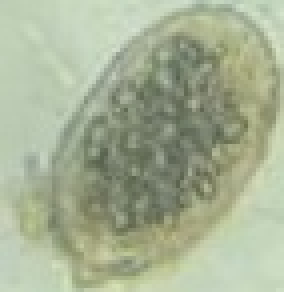
%> input picture src/projeto/src/main/java/org/example/parasitas/ancy1.jpeg, 71 x 73 px (shown 4 times larger)
$ octave segment.m   (GNU Octave 9; MATLAB toolbox functions it lacks are replaced by stand-ins)
%> lines starting %> are read from the running program, lines starting %| are printed output that depends on the picture
clear all;
close all;
pkg load image;
im = imread("ancy1.jpeg");
%> im is the input picture: size 73x71x3 uint8; mean R, G, B 165.7, 176.2, 148.3
low_in = double(min(im(:))) / 255;  % Converter valores de 0-255 para 0-1
%> low_in = 0.286
high_in = double(max(im(:))) / 255;
%> high_in = 0.89

##adjusted_img = imadjust(im, [low_in, high_in], [0, 1]);
##
##mask = zeros(size(adjusted_img,1), size(adjusted_img,2))
##
##for i=1: size(adjusted_img,1)
##  for j=1 : size(adjusted_img,2)
##      if adjusted_img(i,j,1) < 150
##        mask(i,j) = 255;
##      else
##        mask(i,j) = 0;
##      endif
##    endfor
##  endfor

##figure("name", "mask")
##imshow(mask)

figure("name", "im")
imshow(im)

figure("name", "R")
imhist(im(:,:,1))
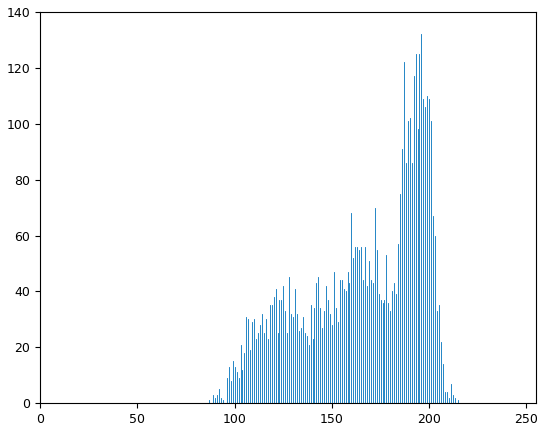
%> figure redrawn from the program's plot data; highest point at x = 196, y = 132

figure("name", "G")
imhist(im(:,:,2))
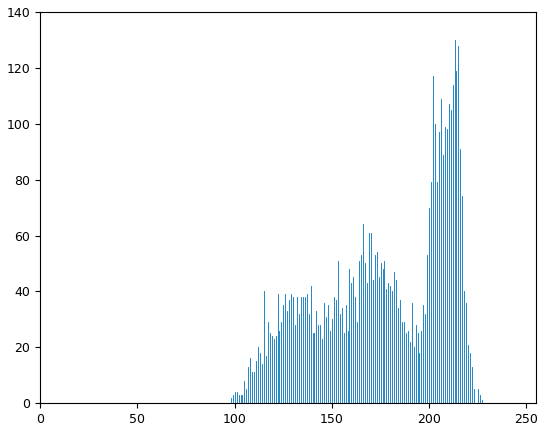
%> figure redrawn from the program's plot data; highest point at x = 213, y = 130

figure("name", "B ")
imhist(im(:,:,3))
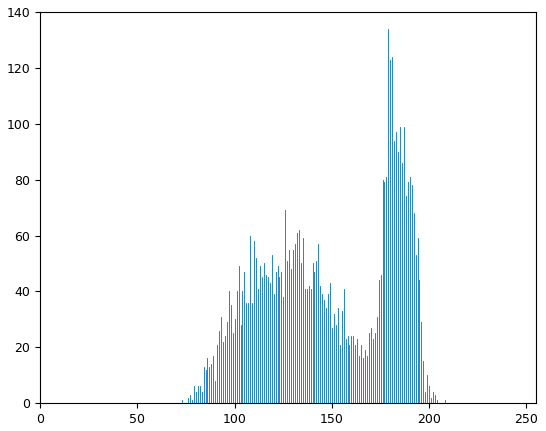
%> figure redrawn from the program's plot data; highest point at x = 179, y = 134

$ run again, with src/projeto/src/main/java/org/example/parasitas/ancy3.jpeg copied over src/projeto/src/main/java/org/example/parasitas/ancy1.jpeg
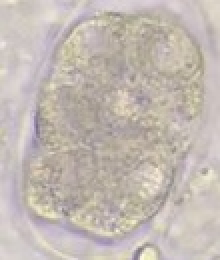
%> input picture src/projeto/src/main/java/org/example/parasitas/ancy3.jpeg, 110 x 130 px (shown 2 times larger)
%> im is the input picture: size 130x110x3 uint8; mean R, G, B 194.5, 185.3, 178.5
%> low_in = 0.42
%> high_in = 0.992
%> `imhist(im(:,:,1))`:
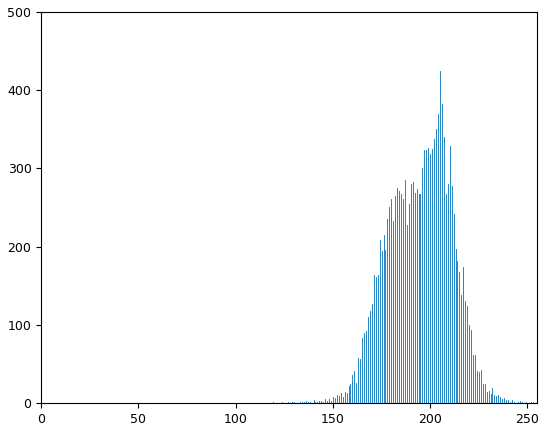
%> figure redrawn from the program's plot data; highest point at x = 205, y = 424
%> `imhist(im(:,:,3))`:
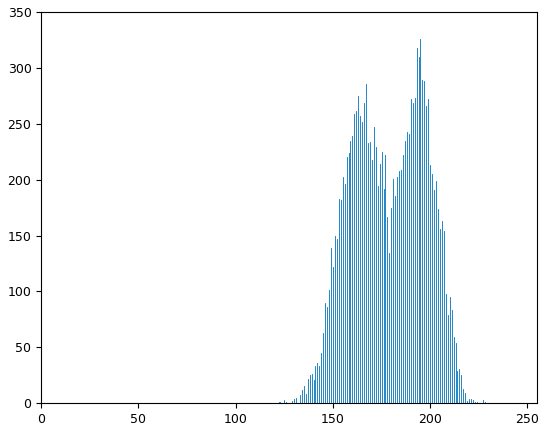
%> figure redrawn from the program's plot data; highest point at x = 195, y = 326

$ run again, with src/projeto/src/main/java/org/example/parasitas/blackimgcurted5223.jpeg copied over src/projeto/src/main/java/org/example/parasitas/ancy1.jpeg
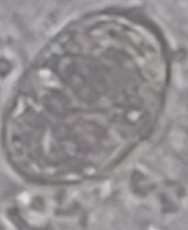
%> input picture src/projeto/src/main/java/org/example/parasitas/blackimgcurted5223.jpeg, 188 x 230 px
%> im is the input picture: size 230x188x3 uint8; mean R, G, B 145.8, 142.7, 144.4
%> low_in = 0.361
%> high_in = 0.89
%> `imhist(im(:,:,1))`:
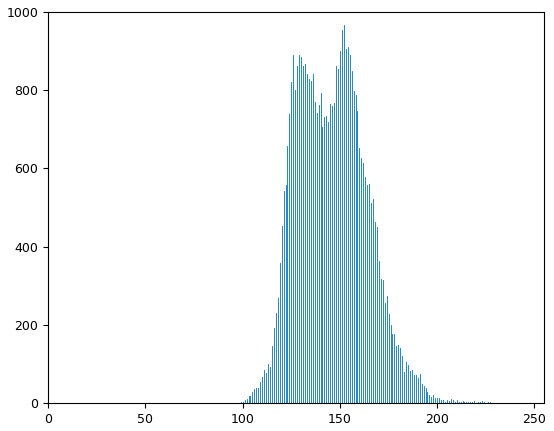
%> figure redrawn from the program's plot data; highest point at x = 152, y = 966
%> `imhist(im(:,:,2))`:
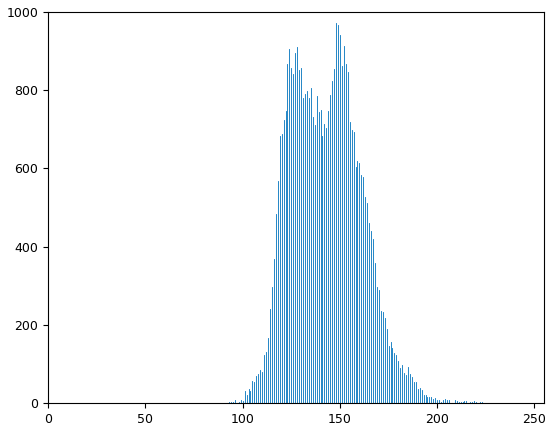
%> figure redrawn from the program's plot data; highest point at x = 148, y = 973

$ run again, with src/projeto/src/main/java/org/example/parasitas/tenia1.jpeg copied over src/projeto/src/main/java/org/example/parasitas/ancy1.jpeg
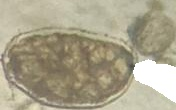
%> input picture src/projeto/src/main/java/org/example/parasitas/tenia1.jpeg, 176 x 110 px
%> im is the input picture: size 110x176x3 uint8; mean R, G, B 170.3, 163.3, 139.7
%> low_in = 0.247
%> high_in = 1
%> `imhist(im(:,:,2))`:
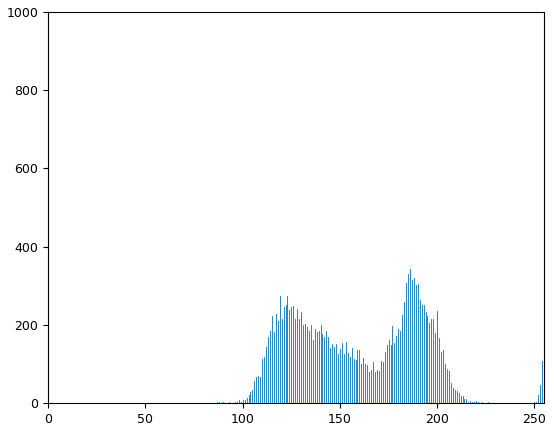
%> figure redrawn from the program's plot data; highest point at x = 255, y = 971
%> `imhist(im(:,:,3))`:
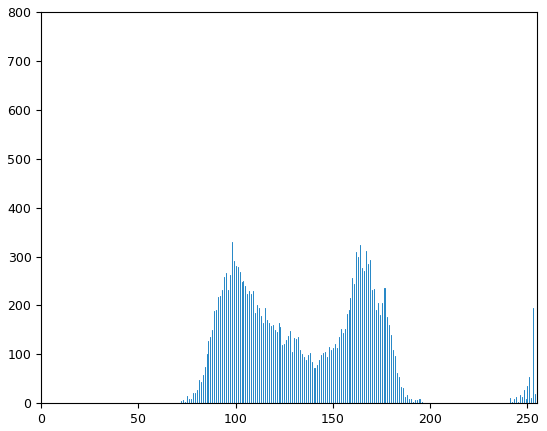
%> figure redrawn from the program's plot data; highest point at x = 255, y = 737
